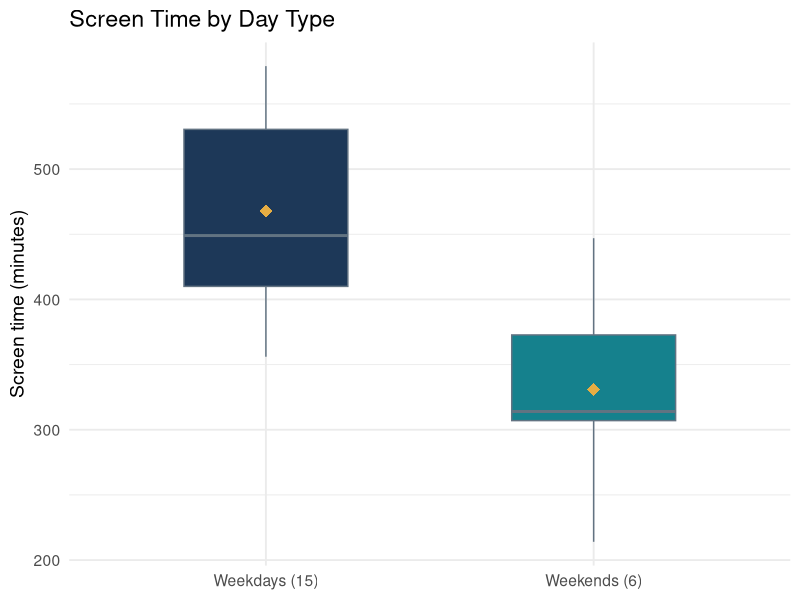
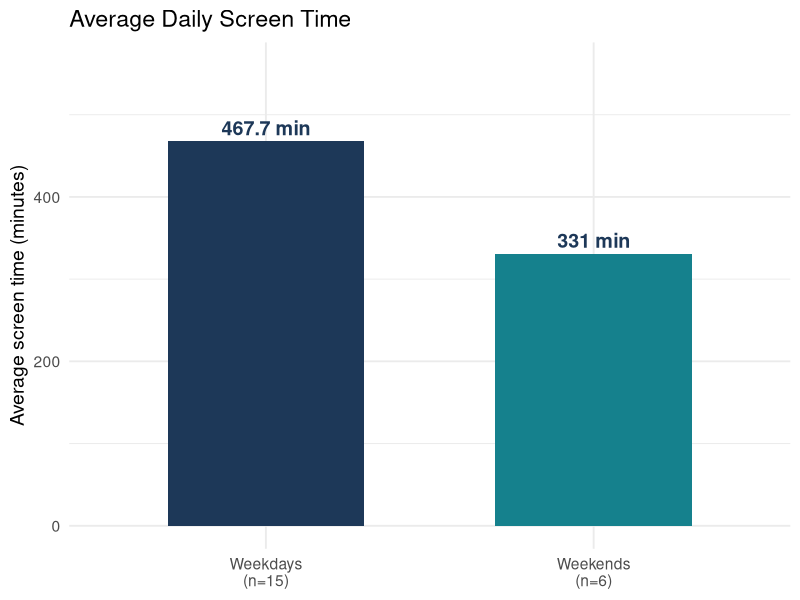
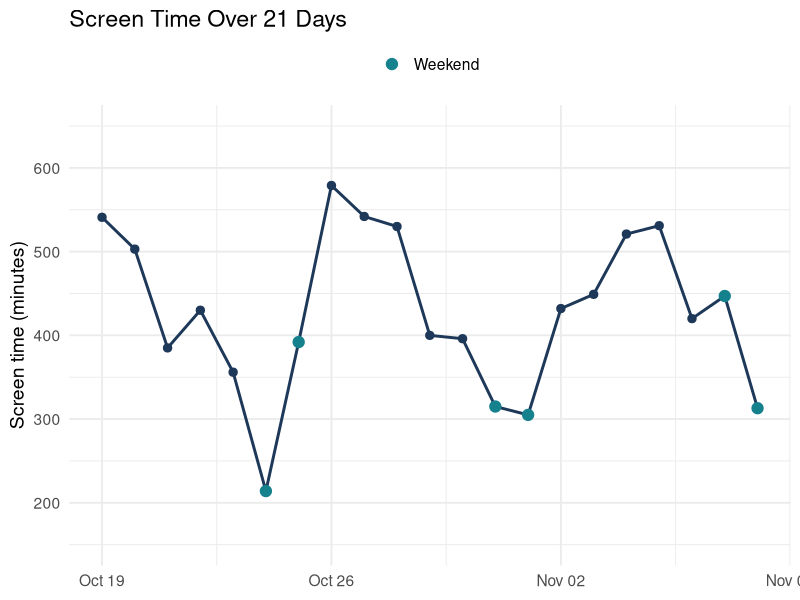
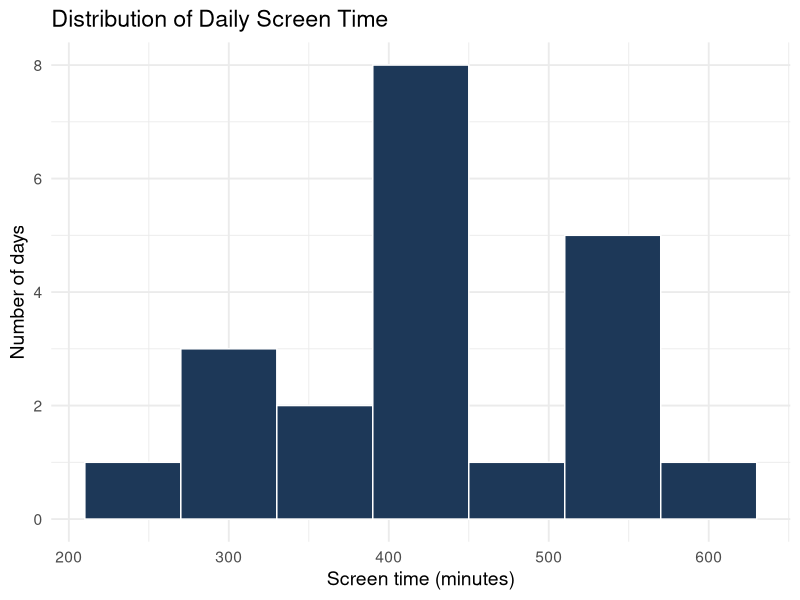

Here is the R script that generated these plots, in order:
## ---- chunk 1
library(readxl)
library(dplyr)
library(ggplot2)

ScreenTime <- read_excel("TranScreenTimeDataLog.xlsx", skip = 3)
names(ScreenTime) <- c("Date", "Day", "DayType", "ScreenTime")

# Convert hours and minutes into total minutes.
ScreenTime <- ScreenTime %>%
  filter(!is.na(ScreenTime)) %>%
  mutate(
    Hours = as.numeric(sub("h.*", "", ScreenTime)),
    MinutePart = trimws(sub(".*h", "", ScreenTime)),
    MinutePart = ifelse(MinutePart == "", "0", MinutePart),
    Minutes = as.numeric(gsub("m", "", MinutePart)),
    TotalMinutes = Hours * 60 + Minutes,
    Date = as.Date(Date),
    DayType = factor(DayType, levels = c("Weekday", "Weekend"))
  ) %>%
  arrange(Date)

ScreenTime %>% select(Date, Day, DayType, TotalMinutes)
## ---- chunk 2
SummaryStats <- ScreenTime %>%
  group_by(DayType) %>%
  summarize(
    Days = n(),
    Mean = round(mean(TotalMinutes), 2),
    SD = round(sd(TotalMinutes), 2),
    Minimum = min(TotalMinutes),
    Maximum = max(TotalMinutes),
    Range = max(TotalMinutes) - min(TotalMinutes)
  )

knitr::kable(SummaryStats, caption = "Screen Time Summary Statistics (Minutes)")
## ---- chunk 3
ggplot(ScreenTime, aes(x = DayType, y = TotalMinutes, fill = DayType)) +
  geom_boxplot(width = 0.5, color = "#627382") +
  geom_point(data = SummaryStats,
             aes(x = DayType, y = Mean),
             inherit.aes = FALSE,
             shape = 18, size = 4, color = "#E6AD43") +
  scale_fill_manual(values = c("Weekday" = "#1D3858",
                               "Weekend" = "#15818D")) +
  scale_x_discrete(labels = c("Weekdays (15)", "Weekends (6)")) +
  labs(
    title = "Screen Time by Day Type",
    x = NULL,
    y = "Screen time (minutes)"
  ) +
  theme_minimal(base_size = 14) +
  theme(legend.position = "none")
## ---- chunk 4
AverageTime <- ScreenTime %>%
  group_by(DayType) %>%
  summarize(AverageMinutes = mean(TotalMinutes))

ggplot(AverageTime, aes(x = DayType, y = AverageMinutes, fill = DayType)) +
  geom_col(width = 0.60) +
  geom_text(aes(label = paste(round(AverageMinutes, 1), "min")),
            vjust = -0.4, fontface = "bold", size = 5, color = "#1D3858") +
  scale_fill_manual(values = c("Weekday" = "#1D3858",
                               "Weekend" = "#15818D")) +
  scale_x_discrete(labels = c("Weekdays\n(n=15)", "Weekends\n(n=6)")) +
  labs(
    title = "Average Daily Screen Time",
    x = NULL,
    y = "Average screen time (minutes)"
  ) +
  ylim(0, 560) +
  theme_minimal(base_size = 14) +
  theme(legend.position = "none")
## ---- chunk 5
ggplot(ScreenTime, aes(x = Date, y = TotalMinutes)) +
  geom_line(color = "#1D3858", linewidth = 1) +
  geom_point(color = "#1D3858", size = 2.5) +
  geom_point(data = filter(ScreenTime, DayType == "Weekend"),
             aes(color = "Weekend"), size = 3.5) +
  scale_color_manual(values = c("Weekend" = "#15818D")) +
  labs(
    title = "Screen Time Over 21 Days",
    x = NULL,
    y = "Screen time (minutes)",
    color = NULL
  ) +
  ylim(150, 650) +
  theme_minimal(base_size = 14) +
  theme(legend.position = "top")
## ---- chunk 6
ggplot(ScreenTime, aes(x = TotalMinutes)) +
  geom_histogram(binwidth = 60, fill = "#1D3858", color = "white") +
  labs(
    title = "Distribution of Daily Screen Time",
    x = "Screen time (minutes)",
    y = "Number of days"
  ) +
  theme_minimal(base_size = 14)
## ---- chunk 7
ScreenTimeTest <- t.test(TotalMinutes ~ DayType, data = ScreenTime)
ScreenTimeTest
